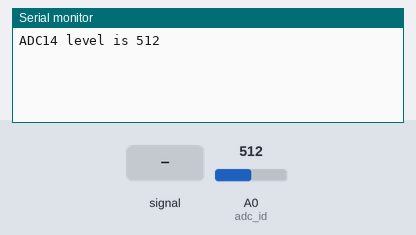
Bench run of a sketch on a simulated Arduino Uno, built with avr-gcc and run on an emulated ATmega328P. On the bench: the last lines printed to the serial monitor. The test bench sets the inputs (shaded band); at power-on: A0 (adc_id) = 512.

Above: at 1.2 s.
1.3 s: A0 (adc_id) fed a 200 Hz sine of ±81 counts around its level
At 1.7 s:
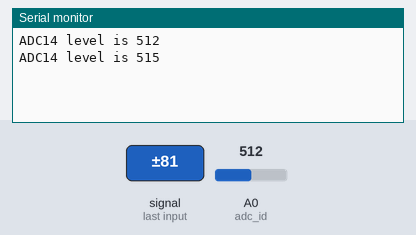
2.8 s: A0 (adc_id) set to 716
At 4.0 s:
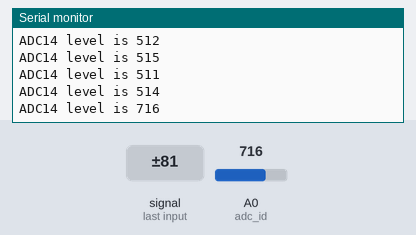
4.3 s: A0 (adc_id) set to 900
At 5.3 s:
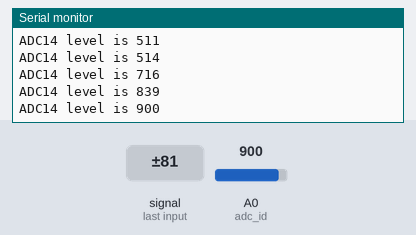
Timing chart, 0 to 7.3 s (numbered marks = the images above; inputs shaded):
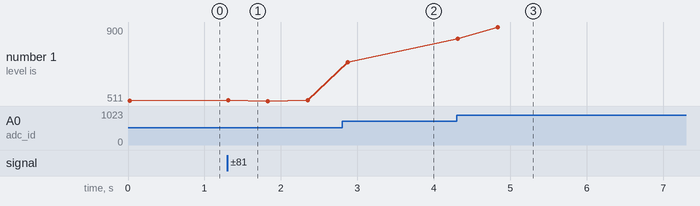

The sketch:

Water_level_detection.ino
```cpp
int adc_id = A0;
int HistoryValue = 0;
char printBuffer[128];

void setup()
{
  Serial.begin(9600);
}

void loop()
{
long  temp_max,temp_min, temp_value,temp;
long value = 0;
  temp_max  = analogRead(adc_id); // get adc value
  temp_min  = temp_max;
  temp_value= temp_max;

    for(int i = 0; i < 201; i ++ ){
      temp =  analogRead(adc_id);
      if(temp_max<temp)  temp_max = temp;
       if(temp_min>temp) temp_min = temp;
       temp_value += temp;
      }
      value =(temp_value-temp_max-temp_min)/200;
    if(HistoryValue!=value)
    {
      sprintf(printBuffer,"ADC%d level is %d\n",adc_id, value);
      Serial.print(printBuffer);
      HistoryValue = value;
        delay(500);
      }

}
```

Measured:
- after the input at 1.3 s, the serial monitor: prints a new line at once (image 1)
- after the input at 2.8 s, the serial monitor: prints a new line after 0.08 s (image 2)
- after the input at 4.3 s, the serial monitor: prints a new line at once (image 3)
- plotted number 1: 512 → 514 after the input at 1.3 s, 514 → 716 after the input at 2.8 s, 716 → 900 after the input at 4.3 s
